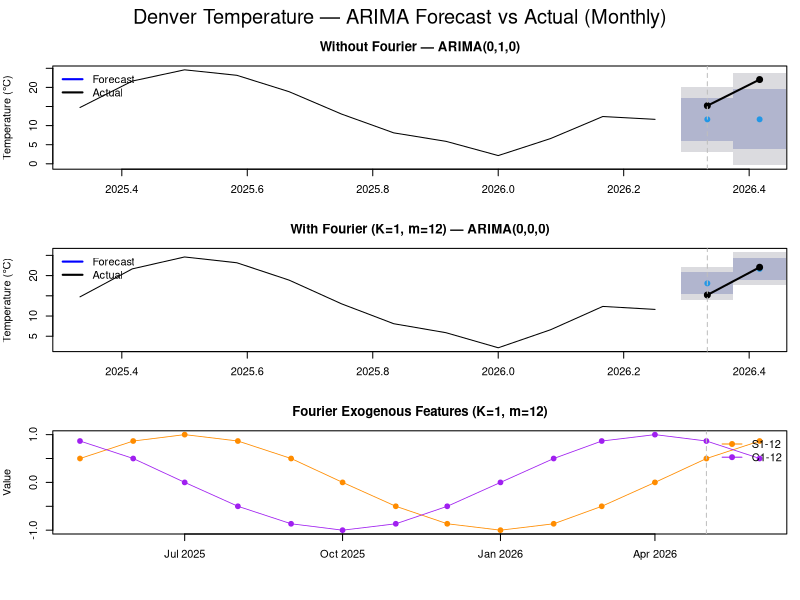

Write R code to recreate this figure.
library(forecast)
library(lubridate)

df <- read.csv("denver_temperature.csv")
df$month <- as.Date(df$time)
df$time  <- NULL

train_df <- head(df, 12)
test_df  <- tail(df, 2)

start_train <- c(year(train_df$month[1]), month(train_df$month[1]))
ts_train    <- ts(train_df$temp, frequency = 12, start = start_train)

start_test <- c(year(test_df$month[1]), month(test_df$month[1]))
ts_test    <- ts(test_df$temp, frequency = 12, start = start_test)

cat(sprintf("Train: %s to %s (%d months)\n",
  train_df$month[1], tail(train_df$month, 1), nrow(train_df)))
cat(sprintf("Test:  %s to %s (%d months)\n",
  test_df$month[1], tail(test_df$month, 1), nrow(test_df)))


fit_and_forecast <- function(ts_train, use_fourier, h) {
  if (use_fourier) {
    xreg_train <- fourier(ts_train, K = 1)
    xreg_test  <- fourier(ts_train, K = 1, h = h)
    fit <- auto.arima(ts_train, xreg = xreg_train, seasonal = FALSE)
    fc  <- forecast(fit, xreg = xreg_test, h = h)
  } else {
    fit <- auto.arima(ts_train, seasonal = FALSE)
    fc  <- forecast(fit, h = h)
  }
  list(fit = fit, fc = fc)
}

cat("\n--- Without Fourier ---\n")
result_plain   <- fit_and_forecast(ts_train, use_fourier = FALSE, h = nrow(test_df))
print(summary(result_plain$fit))

cat("\n--- With Fourier ---\n")
result_fourier <- fit_and_forecast(ts_train, use_fourier = TRUE,  h = nrow(test_df))
print(summary(result_fourier$fit))

fmt_order <- function(fit) {
  o <- arimaorder(fit)
  sprintf("ARIMA(%d,%d,%d)", o["p"], o["d"], o["q"])
}

# Fourier features for full date range (train + test)
xreg_all  <- rbind(fourier(ts_train, K = 1), fourier(ts_train, K = 1, h = nrow(test_df)))
all_times <- df$month


par(mfrow = c(3, 1), mar = c(3, 4, 3, 1), oma = c(2, 0, 2, 0))

vline_x <- start_test[1] + (start_test[2] - 1) / 12

for (entry in list(
  list(result = result_plain,   label = "Without Fourier"),
  list(result = result_fourier, label = "With Fourier (K=1, m=12)")
)) {
  fc    <- entry$result$fc
  title <- sprintf("%s — %s", entry$label, fmt_order(entry$result$fit))
  plot(fc, main = title, ylab = "Temperature (°C)", xlab = "")
  lines(ts_test, col = "black", lwd = 2, type = "o", pch = 19)
  abline(v = vline_x, col = "gray", lty = 2)
  legend("topleft", legend = c("Forecast", "Actual"),
         col = c("blue", "black"), lty = 1, lwd = 2, bty = "n")
}

plot(all_times, xreg_all[, 1], type = "o", col = "darkorange", pch = 19, lwd = 0.8,
     ylim = range(xreg_all), main = "Fourier Exogenous Features (K=1, m=12)",
     ylab = "Value", xlab = "Date")
lines(all_times, xreg_all[, 2], type = "o", col = "purple", pch = 19, lwd = 0.8)
abline(v = test_df$month[1], col = "gray", lty = 2)
legend("topright", legend = colnames(xreg_all),
       col = c("darkorange", "purple"), lty = 1, pch = 19, bty = "n")

mtext("Denver Temperature — ARIMA Forecast vs Actual (Monthly)", outer = TRUE, cex = 1.2)
